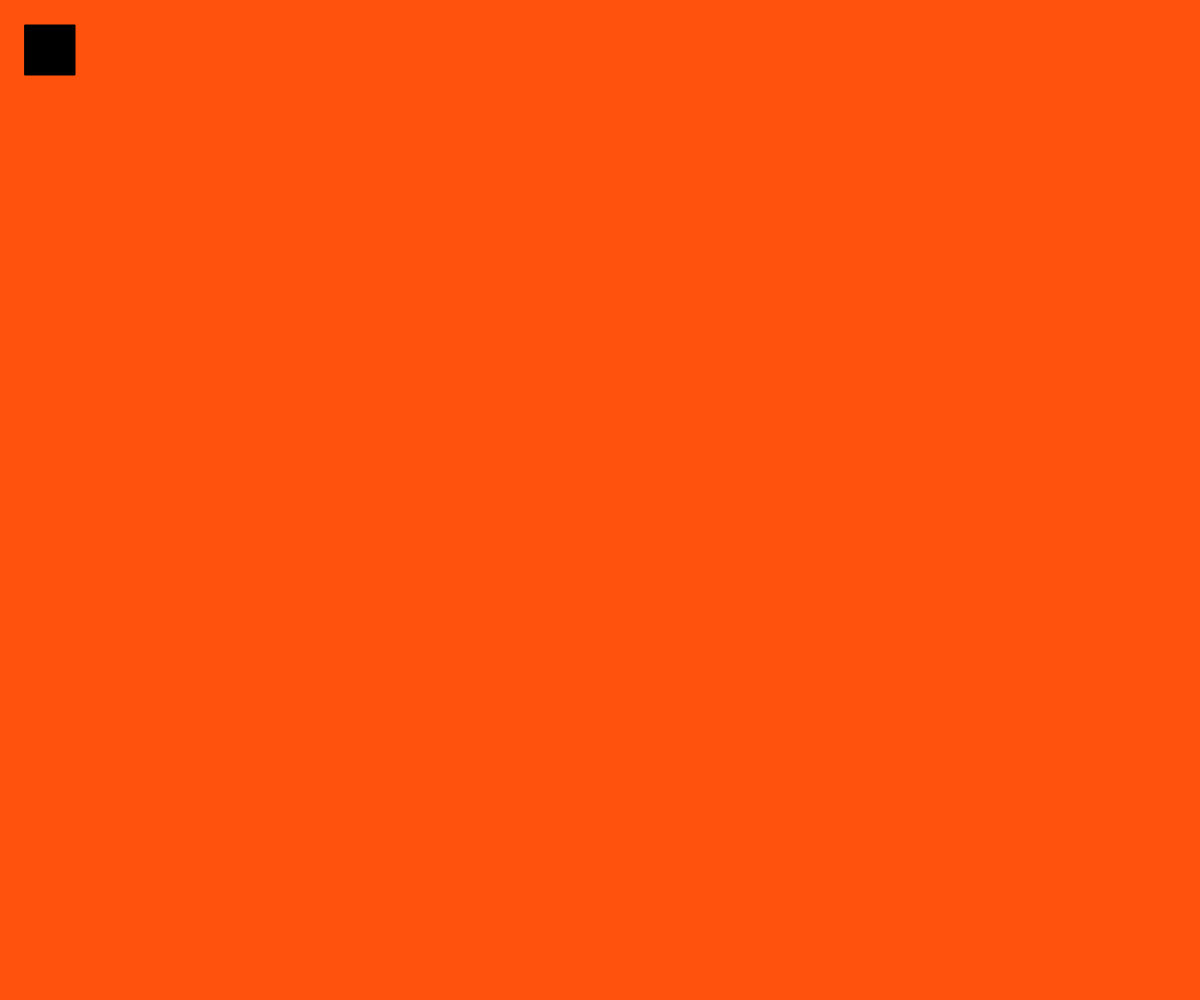
Frame 1 (no input)
Frame 60 (no input): identical to frame 1, image omitted
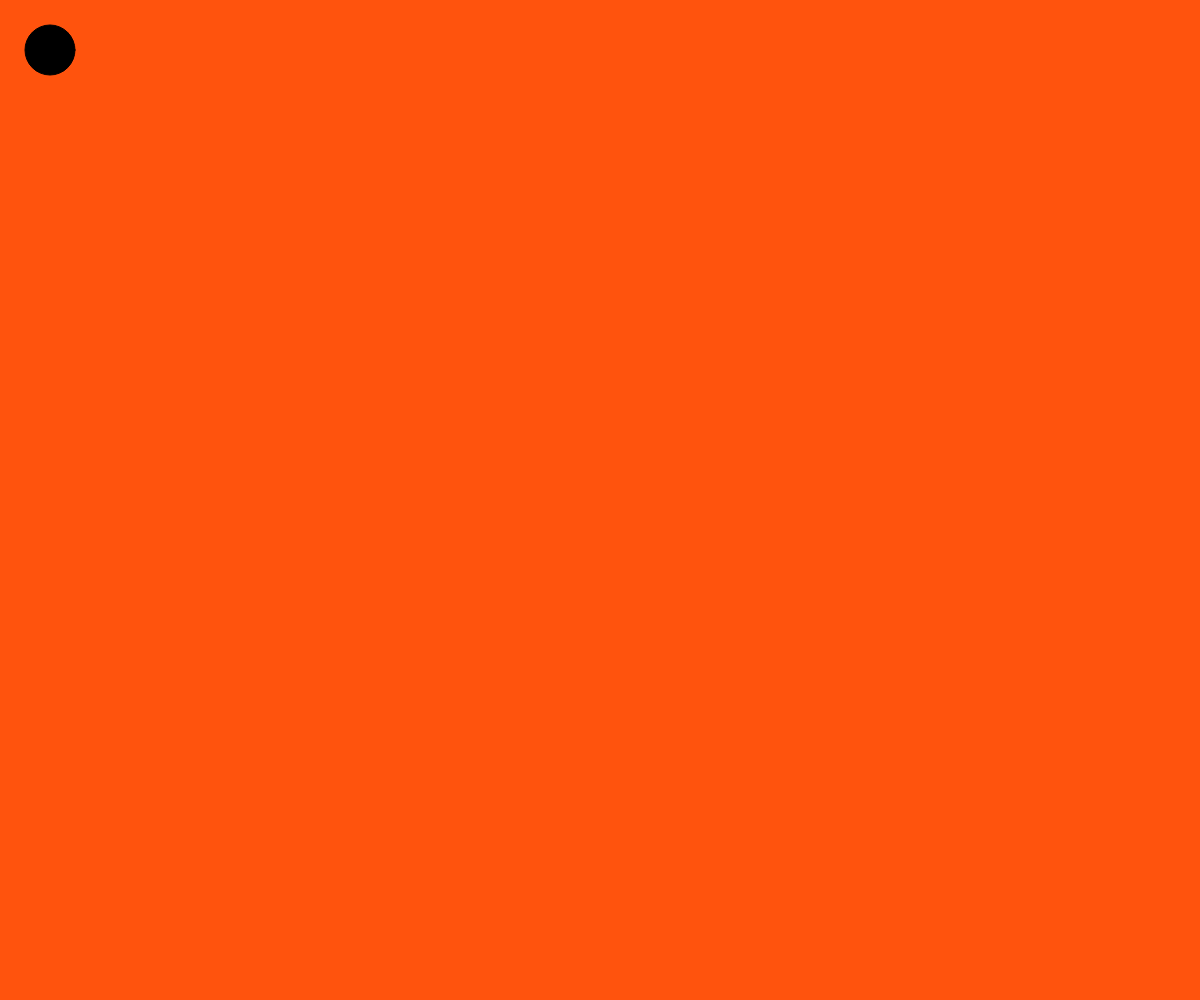
Frame 120 (the mouse pressed at the canvas centre since frame 60)

The p5.js sketch that drew these frames (run headless with seeded random() and noise() and a simulated clock; from frame 60 on, the mouse is pressed at the canvas centre):

// p5.js sketch
// ── sketch.js
function setup() {
  // put setup code here
  createCanvas(windowWidth, windowHeight);
}

function draw() {
  // put drawing code here
  background( 255, 83, 13);
  fill(0);

  if (mouseIsPressed) {
    ellipse(50, 50, 50, 50);
  } else {
    rect(25, 25, 50, 50);
  }

  print(mouseIsPressed);
}
